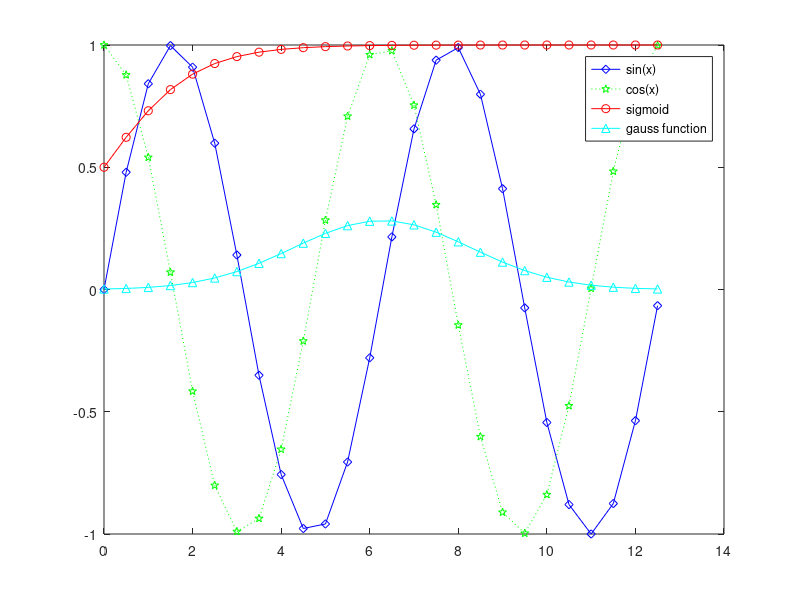

Reproduce this figure in MATLAB.
x=0:0.5:4*pi;
y=sin(x);
h=cos(x);
w=1./(1+exp(-x));
g=(1/(2*pi*2)^0.5).*exp((-1.*(x-2*pi).^2./(2*2^2)));
plot(x,y,'bd-',x,h,'gp:',x,w,'ro-',x,g,'c^-');
legend('sin(x)','cos(x)','sigmoid','gauss function');